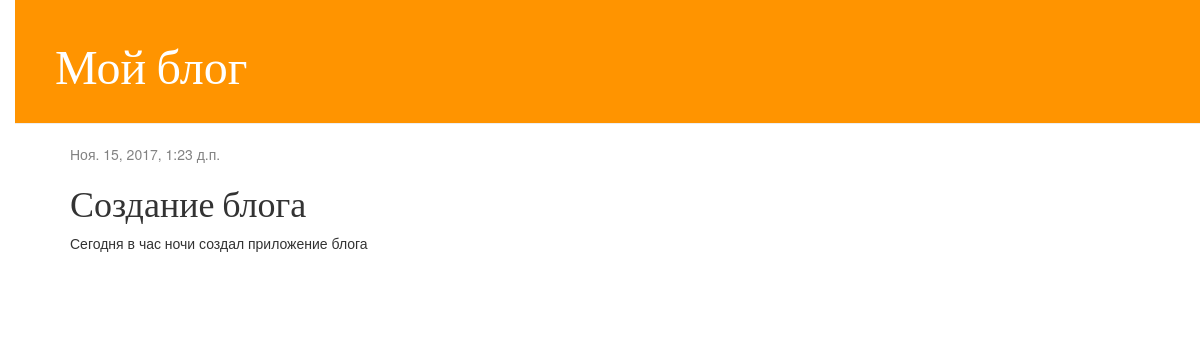
/post/1/, run on an earlier commit of the app's database.
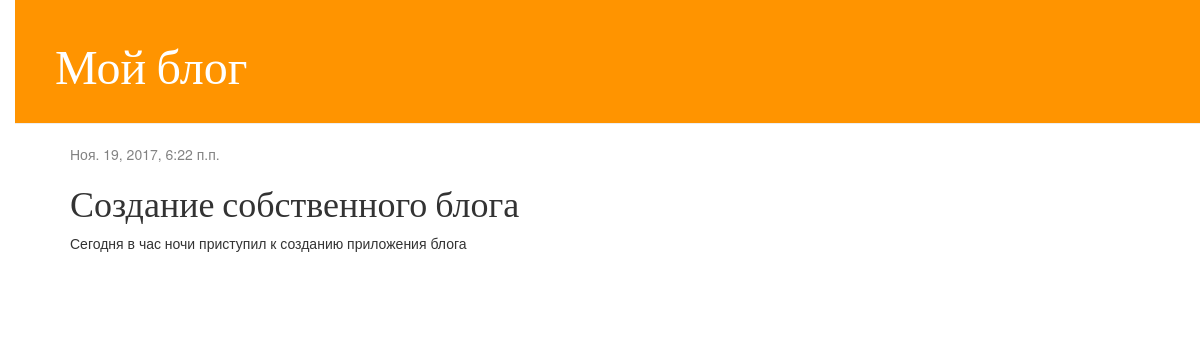
And on a later commit of the database.
### blog/models.py (models this page shows, shortened)
class Post(models.Model):
    author = models.ForeignKey('auth.User')
    title = models.CharField(max_length=200)
    text = models.TextField()
    created_date = models.DateTimeField(
            default=timezone.now)
    published_date = models.DateTimeField(
            blank=True, null=True)

### blog/views.py (the view)
# urls.py: url(r'^post/(?P<pk>\d+)/$', views.post_detail, name='post_detail'),
def post_detail(request, pk):
    post = get_object_or_404(Post, pk=pk)
    return render(request, 'blog/post_detail.html', {'post': post})

### blog/templates/blog/post_detail.html (shortened to what this page needs)
{% extends 'blog/base.html' %}
{% block content %}
    <div class="post">
        {% if post.published_date %}
            <div class="date">
                {{ post.published_date }}
            </div>
        {% endif %}
        <h1>{{ post.title }}</h1>
        <p>{{ post.text|linebreaksbr }}</p>
    </div>
{% endblock %}

What changed in the data, as far as the page shows it:
changed Post: published_date "Ноя. 15, 2017, 1:23 д.п." → "Ноя. 19, 2017, 6:22 п.п."; title "Создание блога" → "Создание собственного блога"; text "Сегодня в час ночи создал приложение блога" → "Сегодня в час ночи приступил к созданию приложения блога"
